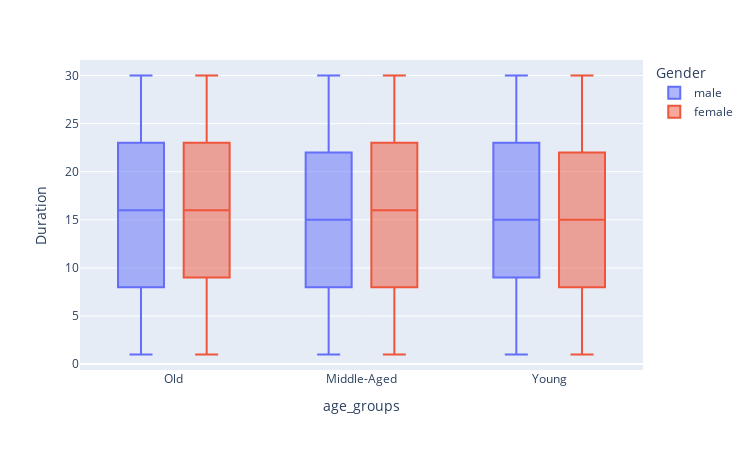

The cell this chart's notebook holds for it:
### Markdown cell above
* As we can observe, old individuals have burned more kilocalories in compare of two other age groups.And the young persons are the least in burning kilocalories which is a surprise!

* Another interesting thing is, females in all age ranges performed very similar.In other words, they burned same amount of kilocalories in average.But for males, old group outperformed and the youth have the weakest performance.

* Also there is an outlier for young group which is shown by a point.This point has a value which is greater than third quartile value(Q3) plus 1.5 times of interquartile range magnitude.
\
\
`Outlier` > `Q3 + 1.5 * IQR`\
OR\
`Outlier` < `Q1 - 1.5 * IQR`


Now lets see which group have the most exercise duration in minutes.

### Code cell
fig = px.box(exercise_train_data , x= "age_groups" , y = "Duration" , color = "Gender")

fig.update_layout(      
    width=750,
    height=450,
)

fig.show()

### Figure 1 — Plotly figure (JSON) as saved in the notebook; plotly's stock layout.template omitted (floating-point values rounded to 4 significant figures; data arrays with more than 128 entries replaced by an {"elided": "..."} marker saying what was removed)
{"data": [{"alignmentgroup": "True", "hovertemplate": "Gender=male<br>age_groups=%{x}<br>Duration=%{y}<extra></extra>", "legendgroup": "male", "marker": {"color": "#636efa"}, "name": "male", "notched": false, "offsetgroup": "male", "orientation": "v", "showlegend": true, "type": "box", "x": {"elided": "5932 str values"}, "x0": " ", "xaxis": "x", "y": {"elided": "5932 int values"}, "y0": " ", "yaxis": "y"}, {"alignmentgroup": "True", "hovertemplate": "Gender=female<br>age_groups=%{x}<br>Duration=%{y}<extra></extra>", "legendgroup": "female", "marker": {"color": "#EF553B"}, "name": "female", "notched": false, "offsetgroup": "female", "orientation": "v", "showlegend": true, "type": "box", "x": {"elided": "6068 str values"}, "x0": " ", "xaxis": "x", "y": {"elided": "6068 int values"}, "y0": " ", "yaxis": "y"}], "layout": {"boxmode": "group", "height": 450, "legend": {"title": {"text": "Gender"}, "tracegroupgap": 0}, "margin": {"t": 60}, "width": 750, "xaxis": {"anchor": "y", "domain": [0, 1], "title": {"text": "age_groups"}}, "yaxis": {"anchor": "x", "domain": [0, 1], "title": {"text": "Duration"}}}}
